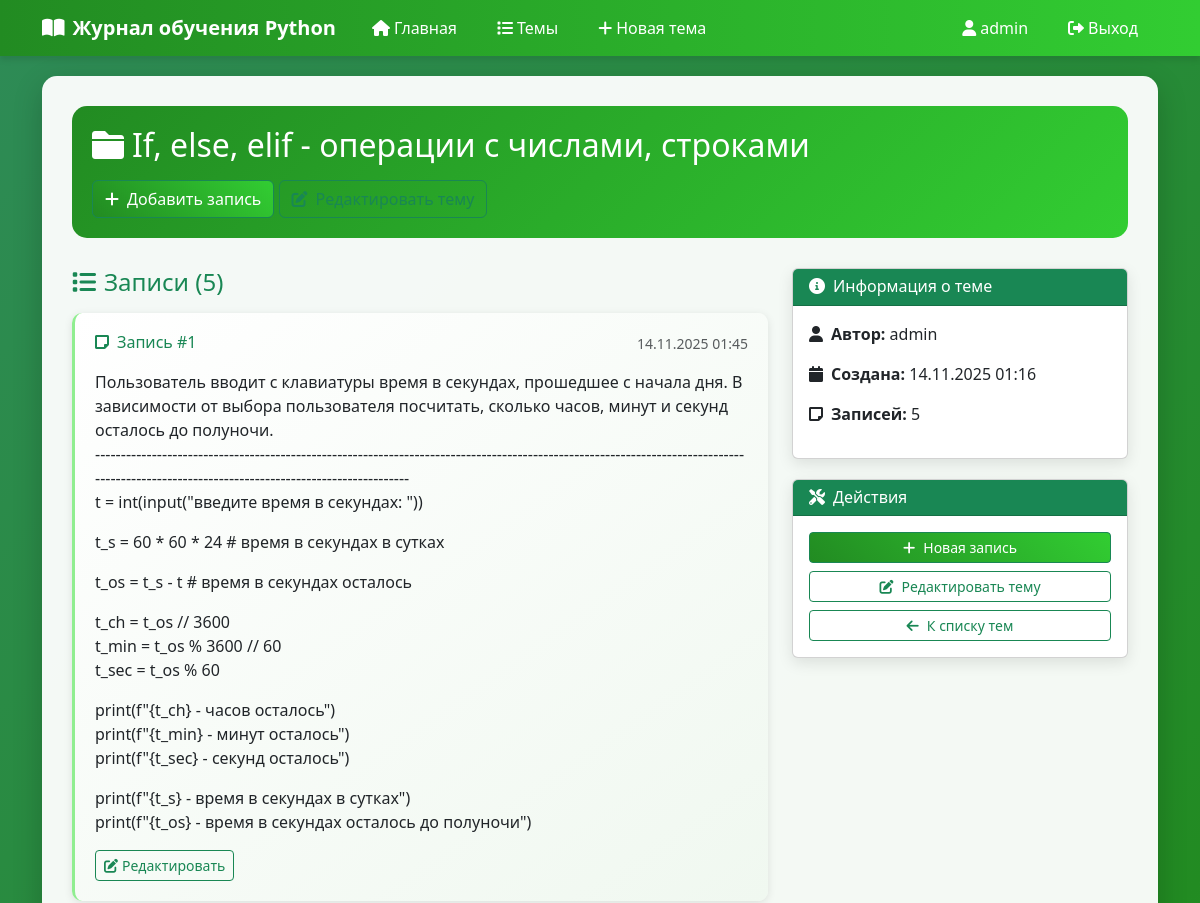
Page /topics/3/ (signed in, upper part) on the earlier database version.
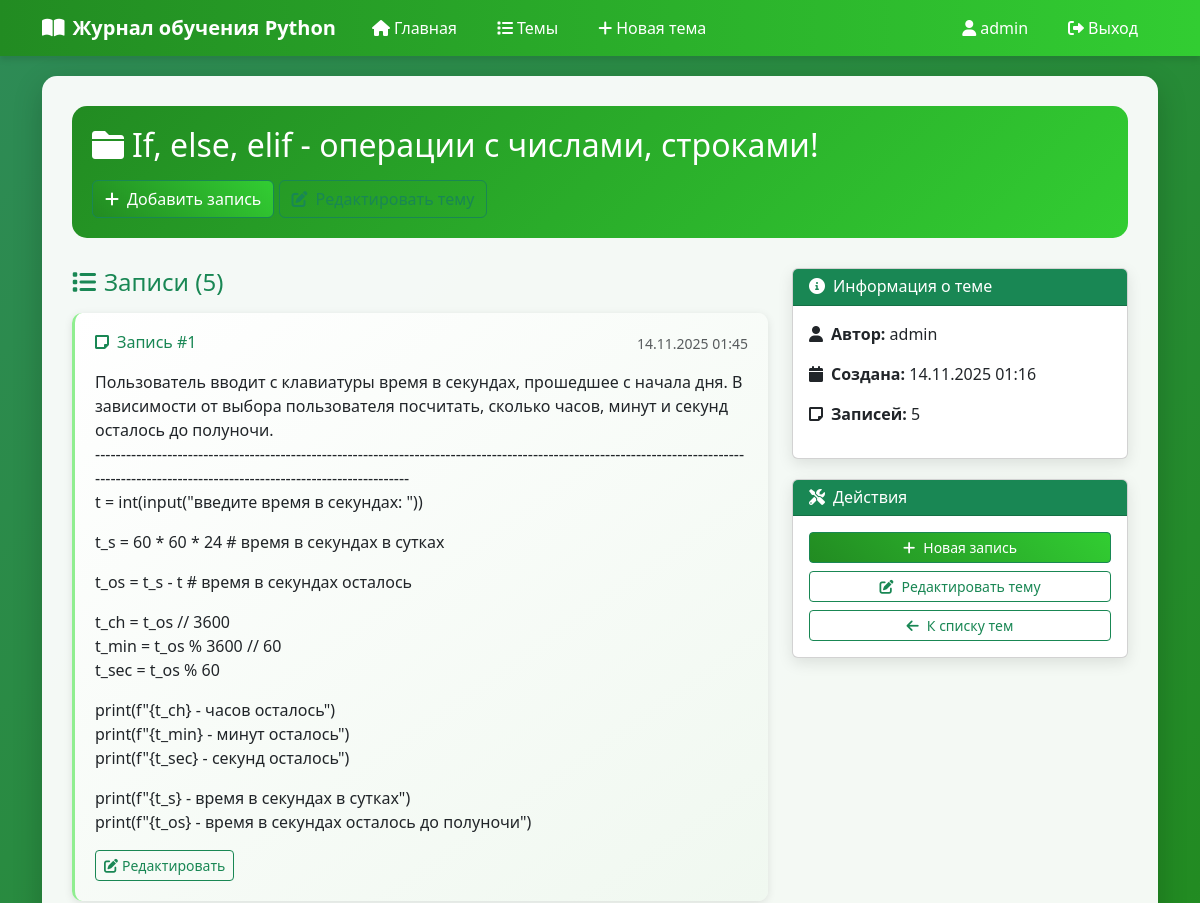
Same page on the later database version.
### journal/models.py (models this page shows, shortened)
class Topic(models.Model):
    text = models.CharField(max_length=200)
    date_added = models.DateTimeField(auto_now_add=True)
    owner = models.ForeignKey(User, on_delete=models.CASCADE)

### journal/views.py (the view)
# urls.py: path('topics/<int:topic_id>/', views.topic, name='topic'),
def topic(request, topic_id):
    topic = Topic.objects.get(id=topic_id)
    entries = topic.entry_set.order_by('date_added')
    context = {'topic':topic, 'entries':entries}
    return render(request, 'journal/topic.html', context)

### templates/journal/topic.html (shortened to what this page needs)
{% extends "base.html" %}
{% block content %}
<div class="page-header">
    <h2><i class="fas fa-folder me-2"></i>{{ topic.text }}</h2>
    {% if topic.owner == user %}
    <div class="mt-3">
        <a href="{% url 'journal:new_entry' topic.id %}" class="btn btn-success">
            <i class="fas fa-plus me-2"></i>Добавить запись
        </a>
        <a href="{% url 'journal:edit_topic' topic.id %}" class="btn btn-outline-success">
            <i class="fas fa-edit me-2"></i>Редактировать тему
        </a>
    </div>
    {% endif %}
</div>
<div class="row">
    <div class="col-md-8">
        {% if entries %}
        <h4 class="text-success mb-3">
            <i class="fas fa-list me-2"></i>Записи ({{ entries.count }})
        </h4>
        {% for entry in entries %}
        <div class="entry-item">
            <div class="d-flex justify-content-between align-items-start mb-2">
                <h6 class="text-success mb-0">
                    <i class="fas fa-sticky-note me-2"></i>Запись #{{ forloop.counter }}
                </h6>
                <small class="text-muted">{{ entry.date_added|date:"d.m.Y H:i" }}</small>
            </div>
            <p class="mb-3">{{ entry.text|linebreaks }}</p>
            {% if user.is_authenticated and user == topic.owner %}
            <div class="mt-3">
                <a href="{% url 'journal:edit_entry' entry.id %}" class="btn btn-outline-success btn-sm">
                    <i class="fas fa-edit me-1"></i>Редактировать
                </a>
            </div>
            {% endif %}
        </div>
        {% endfor %}
        {% endif %}
    </div>
    <div class="col-md-4">
        <div class="card">
            <div class="card-header bg-success text-white">
                <h6 class="mb-0"><i class="fas fa-info-circle me-2"></i>Информация о теме</h6>
            </div>
            <div class="card-body">
                <p><strong><i class="fas fa-user me-2"></i>Автор:</strong> {{ topic.owner.username }}</p>
                <p><strong><i class="fas fa-calendar me-2"></i>Создана:</strong> {{ topic.date_added|date:"d.m.Y H:i" }}</p>
                <p><strong><i class="fas fa-sticky-note me-2"></i>Записей:</strong> {{ entries.count }}</p>
            </div>
        </div>
        {% if user.is_authenticated %}
        <div class="card mt-3">
            <div class="card-header bg-success text-white">
                <h6 class="mb-0"><i class="fas fa-tools me-2"></i>Действия</h6>
            </div>
            <div class="card-body">
                <div class="d-grid gap-2">
                    <a href="{% url 'journal:new_entry' topic.id %}" class="btn btn-success btn-sm">
                        <i class="fas fa-plus me-2"></i>Новая запись
                    </a>
                    {% if user == topic.owner %}
                    <a href="{% url 'journal:edit_topic' topic.id %}" class="btn btn-outline-success btn-sm">
                        <i class="fas fa-edit me-2"></i>Редактировать тему
                    </a>
                    {% endif %}
                    <a href="{% url 'journal:topics' %}" class="btn btn-outline-success btn-sm">
                        <i class="fas fa-arrow-left me-2"></i>К списку тем
                    </a>
                </div>
            </div>
        </div>
        {% endif %}
    </div>
</div>
{% endblock %}

Differences in the rows shown:
changed Topic "admin": text "If, else, elif - операции с числами, строками" → "If, else, elif - операции с числами, строками!"
